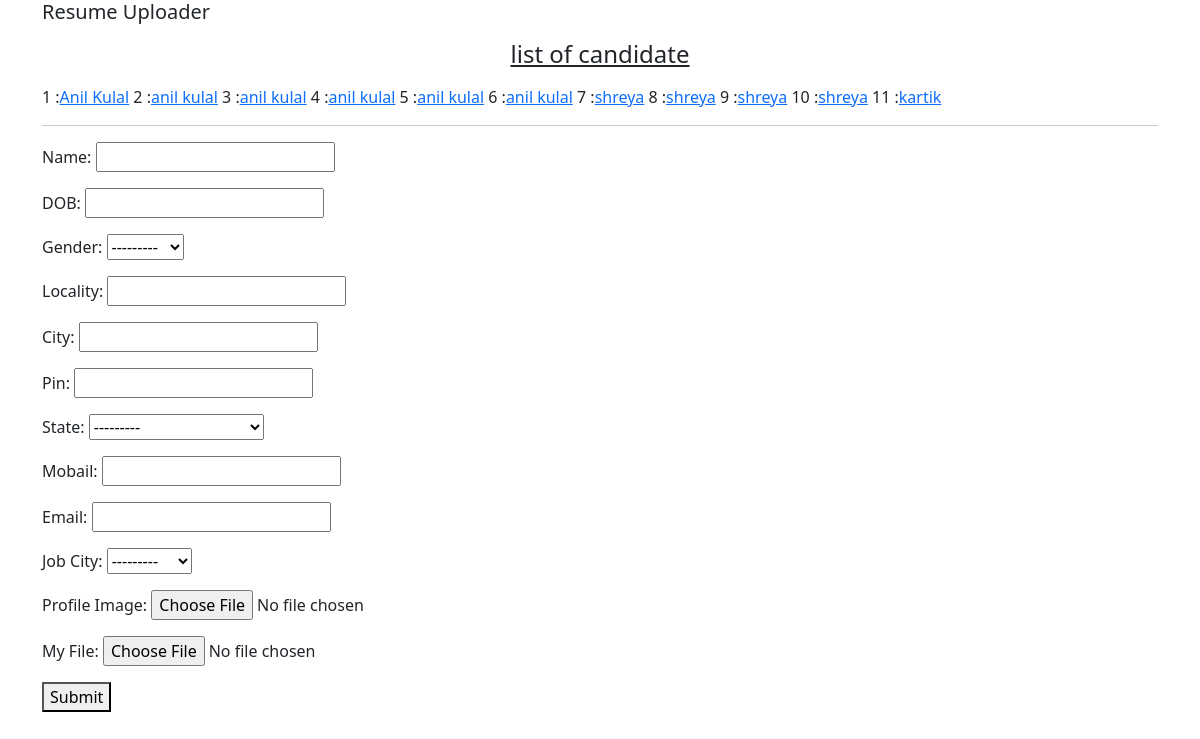
The page / on the database its author committed.
### resumeapp/models.py (models this page shows)
class Resume(models.Model):
      name = models.CharField('Name',max_length=100)
      dob = models.DateField('DOB',auto_now= False,auto_now_add=False)
      gender = models.CharField('Gender', choices= Gender_choice, max_length=100)
      locality = models.CharField('Locality',max_length=100)
      city = models.CharField('City',max_length=100)
      pin = models.IntegerField('Pin')
      state = models.CharField('State',choices= STATE_CHOICE, max_length=100)
      mobile = models.IntegerField('Mobail')
      email = models.EmailField('Email')
      job_city = models.CharField('Job City', choices=Job_City_choice,max_length=100)
      profile_image = models.ImageField('Profile Image',upload_to='profileimg',blank=True)
      my_file = models.FileField('My File',upload_to='doc',blank=True)

### resumeapp/views.py (the view, shortened to what this page needs)
# urls.py: path('',views.indexView.as_view(), name='index'),
class indexView(View):
      def get(self, request):
            form = ResumeForm()
            candidates = Resume.objects.all()
            return render(request,'index.html', { 'candidates':candidates, 'form': form})

### resumeapp/forms.py
class ResumeForm(forms.ModelForm):
      class Meta:
            model = Resume
            fields = ['name','dob','gender','locality','city','pin','state','mobile','email','job_city','profile_image','my_file']

### templates/index.html (shortened to what this page needs)
<!doctype html>
<html lang="en">
  <head>
    <link href="https://cdn.jsdelivr.net/npm/bootstrap@5.3.1/dist/css/bootstrap.min.css" rel="stylesheet">
  </head>
  <body>
      <div class="container">
              <h5 class="text-left mb-3">Resume Uploader</h5>
              <h4 class="text-center mb-3"><u>list of candidate</u></h4>
              {% for candidate in candidates %}
              {{ candidate.id }} :<a href="{% url 'candidate' candidate.id %}">{{ candidate.name }}</a>
              {% endfor%}
              <hr/>
            <form action=""method="post">
              {{form.as_p}}
              <button type="submit">Submit</button>
            </form>
      </div>
  </body>
</html>

### rows shown on the page
Resume: id "1", name "Anil Kulal"
Resume: id "2", name "anil kulal"
Resume: id "3", name "anil kulal"
Resume: id "4", name "anil kulal"
Resume: id "5", name "anil kulal"
Resume: id "6", name "anil kulal"
Resume: id "7", name "shreya"
Resume: id "8", name "shreya"
Resume: id "9", name "shreya"
Resume: id "10", name "shreya"
Resume: id "11", name "kartik"
